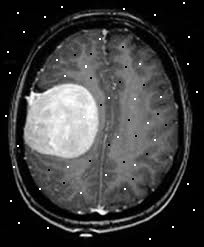
#> input picture imagessaltandpeper.jpg, 204 x 247 px, found by its file name
$ python 'Detect Function.py'
#> lines starting #> are read from the running program, lines starting #| are printed output that depends on the picture; after the words box and inside, x2 and y2 are one past the last pixel; in counts of white or black regions, pixels touching at a corner belong together

# -*- coding: utf-8 -*-
"""
Spyder Editor
code by: Aya Osama
"""
import matplotlib.pyplot as plt
import matplotlib.image as mpimg
from numpy import ndarray
import cv2
import numpy as np
image = mpimg.imread('imagessaltandpeper.jpg')
#> image is the input picture: shape (247, 204, 3); min 0, max 255, mean 61
def detection(brain_im):
    status = ""
    ## your code here ##
 #   image = mpimg.imread('imagessaltandpeper.jpg')
    median = cv2.medianBlur(image,5)
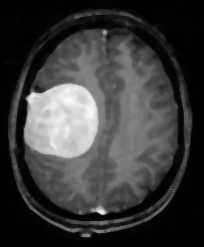
#> median: shape (247, 204, 3); min 0, max 249, mean 59
    ret,thr = cv2.threshold(median,150,255,cv2.THRESH_BINARY_INV)
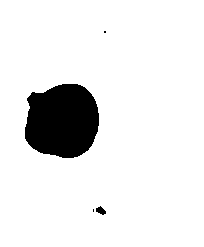
#> thr: shape (247, 204, 3); 91% white; 4 black regions (2 under 20 px), largest, box (x1, y1, x2, y2) and area: (25, 84, 99, 158) 4465, (96, 206, 106, 215) 55

    plt.subplot(221)
    plt.imshow(thr)

    #plt.subplot(222)
    #plt.hist(thr.ravel(),256,[0,256]);    #plt.hist(thr.ravel(),256)
    histr = cv2.calcHist([thr],[0],None,[256],[0,256])
#> histr = 256 values, max 45861 at index 255, min 0 at index 1, mean 196.8
   # plt.plot(histr)
    #plt.show()
    if histr[0] != 0:
        print("Tumor Detected")
    else:
        print("Tumor Not Detected")
    return status
status = detection(image) # you can change image name according to the filtered one
#> status = ''
print(status)
## note: output should be for ex:"Tumor Detected" or "Tumor Not Detected"

$ run again, with HP_train.jpg copied over imagessaltandpeper.jpg
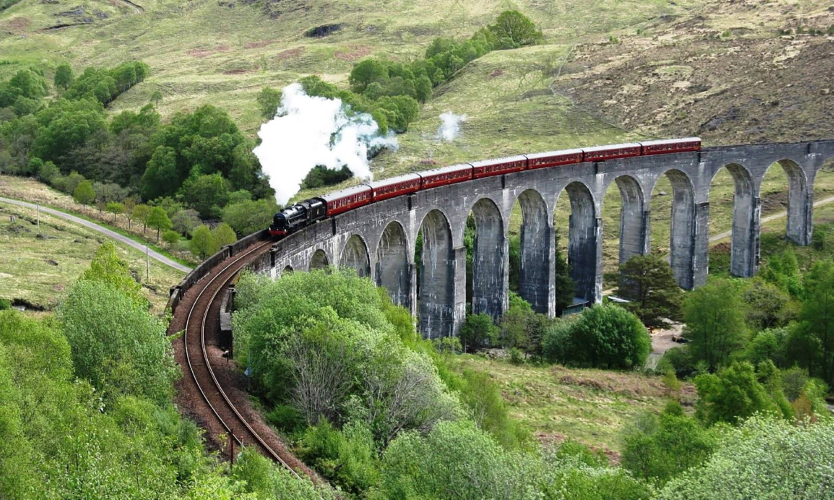
#> input picture HP_train.jpg, 1667 x 1000 px, found by its file name (shown at 1/2 size)
#> image is the input picture: shape (1000, 1667, 3); mean R, G, B 115.8, 127.7, 90
#> in detection, `ret,thr = cv2.threshold(median,150,255,cv2.THRESH_BINARY_INV)`:
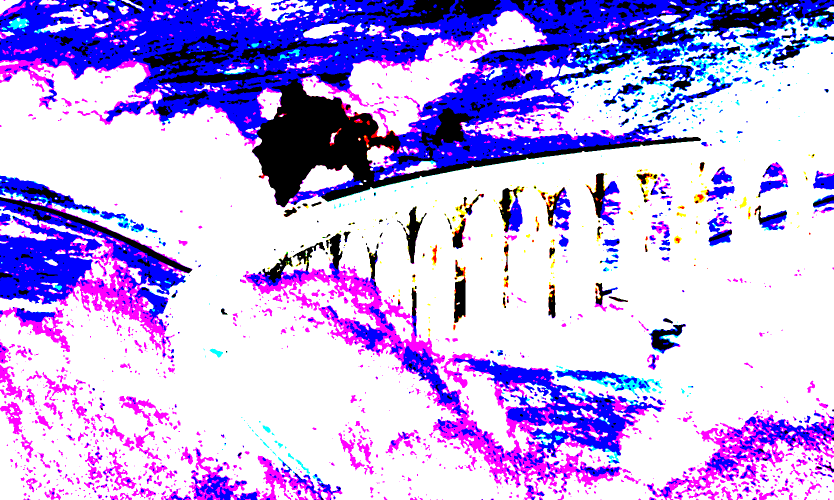
#> thr: shape (1000, 1667, 3) (shown at 1/2 size); mean R, G, B 189.9, 170.9, 234.1
#> histr = 256 values, max 1241657 at index 255, min 0 at index 1, mean 6511.7
#> status = ''
